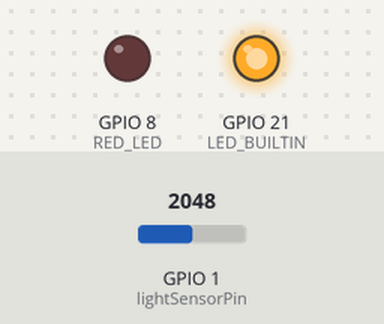
Simulated run of this sketch. Board: Seeed XIAO ESP32-S3. On the bench: output pins drawn as LEDs (lit = HIGH). The inputs (shaded band) are chosen by the test bench; at power-on: GPIO 1 (lightSensorPin) = 2048. The local clock reads 2024-03-15 10:24:30 at power-on unless the sketch sets it; nothing arrives over Bluetooth unless stated; what the sketch prints to the serial monitor is not drawn.

Above: at 0.1 s.
Timing chart, 0 to 16.4 s (numbered marks = the images above):
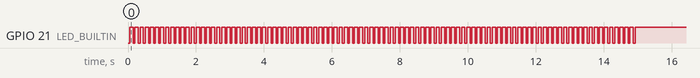

The sketch:

BLE-iPhone-Scan.ino
```cpp
#include <BLEDevice.h>
#include <BLEUtils.h>
#include <BLEScan.h>
#include <BLEAdvertisedDevice.h>
#include <time.h>
//#include <sys/time.h>

const int RED_LED = D9;
const int scanTime = 3; // seconds
const int lightSensorPin = A0;  // Use the correct analog pin for your XIAO ESP32
const int deviceDistanceThreshold = 61;
//const int deviceCountThreshold = 4;
const int lightSensorThreshold = 2000;
const float deviceCountChangeThreshold = 0.6;
int historyArrayIndex = 0;
int historyCount = 0;
const int numHistoryValues = 4;
int deviceNearbyCountHistory[numHistoryValues];
//const unsigned long countdownTimeMinutes = 5;
const unsigned long countdownTimeSeconds = 10; //countdownTimeMinutes * 60;
bool timeInputReceived = false;
bool darkEnough = false;
bool timeOfDayAllowed = false;
bool startTimerCountdown = false;
unsigned long startTimerTime = 0;
BLEScan* pBLEScan;

void setup() {
  Serial.begin(115200);

  BLEDevice::init("");
  pBLEScan = BLEDevice::getScan();  // create scan object
  pBLEScan->setActiveScan(true);    // active scan for more data

  // initialize digital pin LED_BUILTIN as an output.
  pinMode(LED_BUILTIN, OUTPUT);
  pinMode(RED_LED, OUTPUT);

  while (((millis() / 1000) < 3) & (!Serial)) {   // Wait for Serial Monitor to open
    digitalWrite(LED_BUILTIN, LOW); // turn the LED on
    digitalWrite(RED_LED, HIGH);    // turn the Red LED on
    delay(100);                     // wait before LED off
    digitalWrite(LED_BUILTIN, HIGH);// turn the LED off
    digitalWrite(RED_LED, LOW);     // turn the Red LED off
    delay(100);                     // wait before LED on
  }
  //delay(2000);

  Serial.println("\n\n\n\n\n\n\n\n\n\n\nStarting BLE scan...\n");
  Serial.println("Enter time as HH:MM (24-hour format)");
  Serial.println("Example: 22:30 for 10:30 PM\n");

  String input = "";
  while ((input.length() == 0) & ((millis() / 1000) < 15)) {  // wait a maximum of 15 seconds for time input
    if (Serial.available()) {
      input = Serial.readStringUntil('\n');
      input.trim(); // Remove any newline/whitespace
      timeInputReceived = true;
    } else {
      digitalWrite(LED_BUILTIN, LOW); // turn the LED on
      delay(50);                      // wait before LED off
      digitalWrite(LED_BUILTIN, HIGH);// turn the LED off
      delay(100);                     // wait before LED on
    }
  }

  // Parse hour and minute
  int hour = 19;    // defaut time set to 7:00pm in case there's no input
  int minute = 0;
  if (timeInputReceived) {
    hour = input.substring(0, input.indexOf(':')).toInt();    // read number before ":"
    minute = input.substring(input.indexOf(':') + 1).toInt(); // read number after ":"
  }

  // Set default date (doesn't matter unless you care about the calendar)
  struct tm t;
  t.tm_year = 2025 - 1900;  // Year
  t.tm_mon  = 0;            // January (0-based)
  t.tm_mday = 1;            // 1st
  t.tm_hour = hour;
  t.tm_min  = minute;
  t.tm_sec  = 0;
  t.tm_isdst = 0;

  time_t timeSinceEpoch = mktime(&t);
  struct timeval now = { .tv_sec = timeSinceEpoch };
  settimeofday(&now, NULL);

  //Serial.println("Time set to 10:00 AM");
  Serial.print("\nTime set to ");
  Serial.print(hour);
  Serial.print(":");
  if (minute < 10) {
    Serial.print("0");  // Add leading zero for minutes less than 10
  }
  Serial.print(minute);
  if (hour < 13) {
    Serial.println("AM\n");
  } else {
    Serial.println("PM\n");
  }

  // initialize the historical values array
  for (int i = 0; i < numHistoryValues; i++) {
    deviceNearbyCountHistory[i] = 0;
    i = (i + 1) % numHistoryValues;
  }
}

void loop() {
  int deviceTotalFoundCount = 0;
  int deviceNearbyCount = 0;
  float averageNumDevices = 0;
  float avgSum = 0;

  struct tm timeinfo;
    if (!getLocalTime(&timeinfo)) {
      Serial.println("Failed to get time");
      return;
    }

  if (1 | (!startTimerCountdown) | (historyCount < numHistoryValues)) {
    BLEScanResults foundDevices = *pBLEScan->start(scanTime, false);
    Serial.println("\n\n\n------------------------------------------------\n\nScan complete!");

    for (int i = 0; i < foundDevices.getCount(); i++) {
      BLEAdvertisedDevice device = foundDevices.getDevice(i);
      String mfgData = device.getManufacturerData();

      // Check if the manufacturer ID corresponds to Apple (0x004C)
      if (mfgData.length() >= 2) {
        const uint8_t* payload = (const uint8_t*)mfgData.c_str();

        // Apple Manufacturer ID is 0x004C (check first 2 bytes)
        if (payload[0] == 0x4C && payload[1] == 0x00) {
          deviceTotalFoundCount++;
          //Serial.print("\n📶 Apple device located!");

          if (device.getRSSI() > -deviceDistanceThreshold) {
            deviceNearbyCount++;
            // Serial.print("\n- MAC:\t");
            // Serial.println(device.getAddress().toString().c_str());
            Serial.print("- RSSI:\t");
            Serial.print(device.getRSSI());
            Serial.println("\t📶 Apple device is nearby!");
          }
          //Serial.println(" ");
        }
      }
    }
  } else {
    delay(150);
    Serial.println("\n\n\n------------------------------------------------\n\nScan skipped!");
  }

  if (!startTimerCountdown | (historyCount < numHistoryValues)) {
    deviceNearbyCountHistory[historyArrayIndex] = deviceNearbyCount;
    historyArrayIndex = (historyArrayIndex + 1) % numHistoryValues;
  }
  if (historyCount < numHistoryValues) {
    historyCount++;
  }

  for (int i = 0; i < numHistoryValues; i++) {
    avgSum = avgSum + deviceNearbyCountHistory[i];
    averageNumDevices = avgSum / numHistoryValues;
  }

  ////Outputs Below!

  if (startTimerCountdown) {
    unsigned long timeElapsed = (millis() / 1000) - startTimerTime;
    if ((timeElapsed) >= countdownTimeSeconds) {
      Serial.println("\n\n\n\n\n\nDisable Lightbulb!\n\n\n\n\n");
      startTimerCountdown = false;

      //Disable LED
    //digitalWrite(LED_BUILTIN, LOW);  // turn the LED off
    //digitalWrite(RED_LED, HIGH);  // turn the Red LED off
    } else {
      Serial.print("\nThe lightbulb on timer has ");
      Serial.print((countdownTimeSeconds - timeElapsed));
      Serial.println(" seconds remaining.");
    }
  }

  // if ((!startTimerCountdown) & (deviceNearbyCount >= deviceCountThreshold)) {
  //   startTimerCountdown = true;
  //   startTimerTime = (millis() / 1000);
  //   Serial.print("A timer has begun for ");
  //   Serial.print(countdownTimeSeconds);
  //   Serial.println(" seconds!");
  // }

  if ((!startTimerCountdown) & (deviceNearbyCount >= (deviceCountChangeThreshold + averageNumDevices))) {
    startTimerCountdown = true;
    startTimerTime = (millis() / 1000);
    Serial.print("A timer has begun for ");
    Serial.print(countdownTimeSeconds);
    Serial.println(" seconds!");
  }

  int sensorValue = analogRead(lightSensorPin);  // Range: 0 to 4095 on ESP32
  Serial.print("Light Level: ");
  Serial.println(sensorValue);
  if (sensorValue < lightSensorThreshold) {
    darkEnough = true;
  } else {
    darkEnough = false;
  }

  // Serial.print(deviceTotalFoundCount);
  // Serial.println(" Apple devices found!");

  Serial.print(deviceNearbyCount);
  Serial.println(" Apple device(s) are nearby!");

  Serial.print(averageNumDevices);
  Serial.println(" Apple device(s) nearby recently!");

  for (int i = 0; i < numHistoryValues; i++) {
    Serial.print(deviceNearbyCountHistory[i]);
    Serial.print(" ");
  }
  Serial.print("  - ");
  Serial.println(historyCount);

  //toggle time of day
  Serial.print(&timeinfo, "Current time: %H:%M:%S");
  if (((timeinfo.tm_hour > 4) & (timeinfo.tm_hour < 11)) | ((timeinfo.tm_hour > 18) | (timeinfo.tm_hour < 2))){
    timeOfDayAllowed = true;
    Serial.println("\tNight time toggled true!");
  } else {
    Serial.println(" ");
  }

  if(startTimerCountdown & darkEnough & timeOfDayAllowed) {
    digitalWrite(LED_BUILTIN, LOW);  // turn the LED on
    digitalWrite(RED_LED, HIGH);  // turn the Red LED on
  } else {
    for (int i = 0; i < deviceNearbyCount; i++) {
      digitalWrite(LED_BUILTIN, LOW);  // turn the LED on
      digitalWrite(RED_LED, HIGH);  // turn the Red LED on
      delay(150); // wait before LED off
      digitalWrite(LED_BUILTIN, HIGH);  // turn the LED off
      digitalWrite(RED_LED, LOW);  // turn the Red LED off
      delay(150); // wait before LED off
    }
  }

  pBLEScan->clearResults(); // clear buffer
  delay(100); // wait before next scan
  // digitalWrite(LED_BUILTIN, HIGH);  // turn the LED off
  // digitalWrite(RED_LED, LOW);  // turn the Red LED off
  timeOfDayAllowed = false;
}
```
